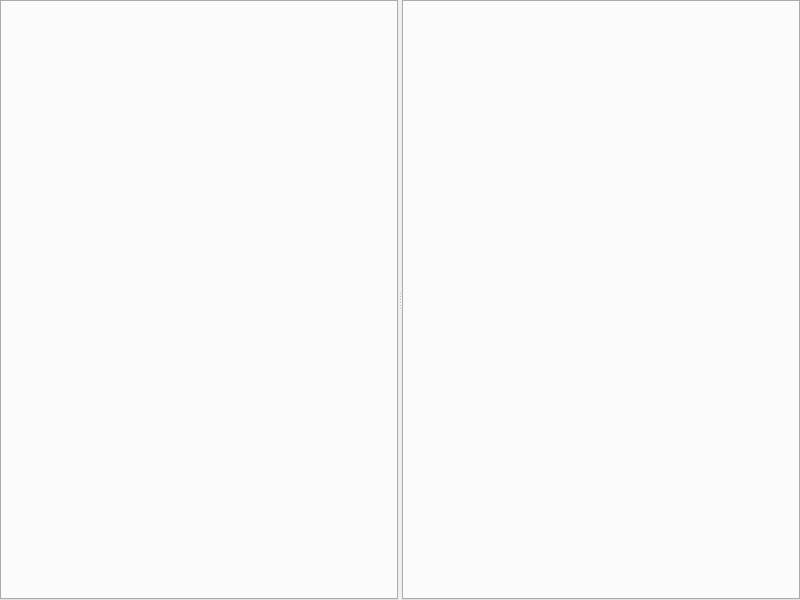
<?xml version="1.0" encoding="UTF-8"?>
<ui version="4.0">
    <class>FolderBrowser</class>
    <widget class="QWidget" name="FolderBrowser">
        <property name="geometry">
            <rect>
                <x>0</x>
                <y>0</y>
                <width>800</width>
                <height>600</height>
            </rect>
        </property>
        <layout class="QHBoxLayout" name="horizontalLayout">
            <property name="spacing">
                <number>0</number>
            </property>
            <property name="leftMargin">
                <number>0</number>
            </property>
            <property name="topMargin">
                <number>0</number>
            </property>
            <property name="rightMargin">
                <number>0</number>
            </property>
            <property name="bottomMargin">
                <number>0</number>
            </property>
            <item>
                <widget class="QSplitter" name="mainSplitter">
                    <property name="orientation">
                        <enum>Qt::Horizontal</enum>
                    </property>
                    <widget class="QTabWidget" name="leftTabWidget">
                        <property name="currentIndex">
                            <number>-1</number>
                        </property>
                    </widget>
                    <widget class="QTabWidget" name="rightTabWidget">
                        <property name="currentIndex">
                            <number>-1</number>
                        </property>
                    </widget>
                </widget>
            </item>
        </layout>
    </widget>
    <resources/>
    <connections/>
</ui>
